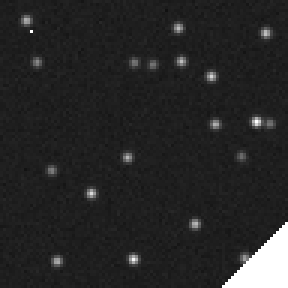
#> input picture fixtures/targets/demo-epochs/frames/f000.png, 96 x 96 px (shown 3 times larger)
$ python -i chemistry.py   (imports and definitions only)
#> lines starting #> are read from the running program, lines starting #| are printed output that depends on the picture; after the words box and inside, x2 and y2 are one past the last pixel; in counts of white or black regions, pixels touching at a corner belong together
"""T93: chemistry maps. Where in a field does a chemical feature absorb or emit?

    python -m pipeline.chemistry data/targets/<id> h2o_ice      # writes <target>/chemistry/h2o_ice.png + .json

For a feature (water ice at 3.05 µm, PAH at 3.3 µm, Brackett-α at 4.05 µm, ...): the image at the feature's
wavelength minus the continuum, interpolated from images just below and just above it. Ordinary stars and smooth
spectra cancel; what is left is the feature: darker = less light than the neighbouring wavelengths (absorption),
brighter = more (emission). Visualization only (Decision 2026-11-14): nothing is classified.

From the SPHEREx exposures themselves, not the display images: every exposure covering the field whose detector
reaches the feature (field-sized cutouts, cached on disk like T85's), IMAGE − ZODI in MJy/sr, flagged pixels left
out, resampled onto the field's north-up grid. SPHEREx's linear variable filters give every *pixel* its own
wavelength (WCS-WAVE), so pixels are sorted per exposure:

- on the feature:  |λ − λ0| <= w_on       (w_on = max(the feature's half-width, half a channel))
- continuum:       w_on + bw/2 <= |λ − λ0| <= w_on + 3 bw    (bw = the channel width there), below and above,
                   leaving out the bright emission features (PAH, hydrogen lines)

Per pixel the median of each group (robust against cosmic rays and passing asteroids), the continuum linearly
interpolated between the medians below and above to λ0 (one side only: that side), then D = on − continuum.
The map shows D in units of its own robust noise over the field: grey 128 = like the continuum, ±5 sigma = black /
white (asinh, so faint structure stays visible).
"""
from __future__ import annotations

import json
import math
import sys
import time
from concurrent.futures import ThreadPoolExecutor
from functools import lru_cache
from pathlib import Path

import numpy as np

# id: (name, centre µm, half-width µm, kind, what it is). Centres as web/spectrum.js FEATURES (T63) + water bands.
FEATURES = {
    "h_alpha": ("Hα", 0.6563, 0.0, "line", "hydrogen's strongest line; at rest below SPHEREx's 0.75 µm, reached from z ≈ 0.15"),
    "pa_beta": ("Pa-β", 1.282, 0.0, "line", "hydrogen emission: hot gas around young or hot stars, nebulae"),
    "h2o_14": ("H₂O 1.4 µm", 1.40, 0.05, "band", "water absorption in cool atmospheres (M/L/T dwarfs)"),
    "pa_alpha": ("Pa-α", 1.8751, 0.0, "line", "strongest near-infrared hydrogen line (blocked from the ground): young stars, nebulae, galaxies, quasars"),
    "h2o_19": ("H₂O 1.9 µm", 1.90, 0.06, "band", "water absorption in cool atmospheres (M/L/T dwarfs)"),
    "br_gamma": ("Br-γ", 2.166, 0.0, "line", "hydrogen emission: hot gas around young or hot stars, nebulae"),
    "co_23": ("CO 2.3 µm", 2.34, 0.05, "band", "CO absorption (2.29–2.39 µm) in cool giants and brown dwarfs"),
    "h2o_ice": ("H₂O ice", 3.05, 0.08, "ice", "water ice on cold dust, against light behind a cloud; in bright nebulae dark can be PAH, not ice"),
    "pah": ("PAH", 3.29, 0.03, "band", "PAH molecules glowing in UV light (star-forming regions, galaxies)"),
    "ch4": ("CH₄", 3.32, 0.08, "band", "methane absorption in T/Y brown dwarfs and giant planets; in nebulae bright = PAH"),
    "ch3oh_ice": ("CH₃OH ice", 3.53, 0.03, "ice", "methanol ice on cold dust"),
    "br_alpha": ("Br-α", 4.052, 0.0, "line", "hydrogen emission: hot gas around young or hot stars, nebulae"),
    "co2_ice": ("CO₂ ice", 4.27, 0.03, "ice", "CO₂ ice on cold dust (a main SPHEREx goal)"),
    "co_ice": ("CO", 4.67, 0.03, "ice", "CO ice on very cold dust; CO gas in cool atmospheres"),
}
# T107: ready-made combinations for kinds of places, each tried on real fields (tasks/T107). Visualization only
# (Decision 2026-11-14): `looks_for` says where to look, `read` what the colours mean, `caveats` what fools it;
# nothing is classified. Features in wavelength order = colour order (blue, green, red).
# T127: `group` "object" (a kind of object, tasks/T127) or "place" (T107); `needs_z`: only at the object's redshift.
# T128: `expects`: the SIMBAD types a known one has ("galaxies" = GALAXY_OTYPES); candidates of another type or
# none at all are listed first.
PRESETS = [
    {"id": "brown_dwarfs", "group": "object", "expects": ["BD*", "BD?", "LM*", "LM?"], "name": "Brown dwarfs", "features": ["h2o_14", "h2o_19", "ch4"],
     "looks_for": "brown dwarfs: too cool to be stars; water and methane in their atmospheres",
     "read": "White = water + methane (T/Y dwarf) · cyan = water only (M/L dwarf, cool giant) · red only = methane (coldest)",
     "caveats": "black/white pairs at bright stars (sharpness); red in nebulae = PAH glow",
     "try": {"name": "Epsilon Indi B (two brown dwarfs)", "ra": 331.0966, "dec": -56.8007, "size": 15},
     "tested": "Epsilon Indi B: a white dot at the centre (dark at all three); the bright star Eps Ind A beside it "
               "leaves a big cyan halo (its light). WISE 0855: nothing, too faint for these maps"},
    {"id": "young_stars", "group": "object", "expects": ["TT*", "TT?", "Y*O", "Y*?", "Or*", "Ae*", "Ae?", "pr*", "pr?", "Em*"], "name": "Young stars still growing", "features": ["pa_beta", "pa_alpha", "br_alpha"],
     "looks_for": "young stars still pulling in gas, which glows in hydrogen lines",
     "read": "Bright dot = hydrogen glowing at the star, often Pa-α only (green) · redder = more dust in front",
     "caveats": "a one-colour halo around a bright star is its light; these stars vary",
     "try": {"name": "RW Aurigae", "ra": 76.9566, "dec": 30.4013, "size": 15},
     "tested": "RW Aurigae: a green dot (Pa-α) on the star; some other bright stars leave small green dots too"},
    {"id": "cool_giants", "group": "object", "expects": ["Mi*", "Mi?", "LP*", "LP?", "AB*", "AB?", "C*", "C*?", "S*", "S*?", "RG*", "OH*", "OH?", "sr*", "s*r"], "name": "Pulsating cool giants", "features": ["h2o_14", "h2o_19", "co_23"],
     "looks_for": "cool giants near their end (Miras): water and CO in their atmospheres",
     "read": "White = water + CO · cyan = water · their glow carries the colours too",
     "caveats": "the brightest saturate: empty core with a ring",
     "try": {"name": "R Draconis", "ra": 248.1672, "dec": 66.755, "size": 15},
     "tested": "R Draconis: the core saturates (hole); the glow of its light around it is green / cyan (deep water "
               "absorption); CO (red) unclear there"},
    {"id": "protostars", "group": "object", "expects": ["Y*O", "Y*?", "TT*", "TT?", "Or*", "pr*", "pr?", "Ae*", "Ae?", "HH", "IR", "MIR", "FIR", "smm"], "name": "Protostars in ice clouds", "features": ["h2o_ice", "br_alpha", "co2_ice"],
     "looks_for": "stars forming inside cold clouds: ice around them absorbs, infalling gas glows",
     "read": "Magenta = water + CO₂ ice toward a star · green = hydrogen (Br-α) · green in magenta = a growing protostar",
     "caveats": "ice shows only against light behind it; blue alone in a nebula = PAH glow",
     "try": {"name": "ρ Ophiuchi dark cloud (L1688)", "ra": 246.79, "dec": -24.54, "size": 30},
     "tested": "ρ Oph: red (CO₂ ice) along the dark filaments with magenta dots on them: stars seen through or inside "
               "the ice; the nebula at the top right white (Br-α with the others); blue stripes are exposure edges"},
    {"id": "starburst", "group": "object", "expects": "galaxies", "name": "Star-forming galaxies", "features": ["pa_beta", "pah", "br_alpha"],
     "needs_z": True,
     "looks_for": "galaxies forming many stars: hydrogen gas and PAH lit by young stars",
     "read": "White = all three (starburst) · green only = PAH without much ionised gas",
     "caveats": "needs the galaxy's redshift; a small galaxy is one dot",
     "try": {"name": "NGC 6240 (two merging galaxies)", "ra": 253.2454, "dec": 2.4009, "size": 15},
     "tested": "NGC 6240 at z = 0.0247 (filled in from SIMBAD): a yellow-green dot (PAH and Br-α), Pa-β weak"},
    {"id": "quasars", "group": "object", "expects": ["QSO", "Q?", "Bla", "Bz?", "BLL", "BL?", "AGN", "AG?", "Sy1", "Sy2", "SyG", "LIN", "LeQ"], "name": "Quasars", "features": ["h_alpha", "pa_beta", "pa_alpha"],
     "needs_z": True,
     "looks_for": "quasars: gas around a giant black hole shining in broad, redshifted hydrogen lines",
     "read": "White dot = all three lines at the quasar's redshift; otherwise it looks like a star",
     "caveats": "needs the quasar's redshift (z box); Hα only from z ≈ 0.15",
     "try": {"name": "3C 273 (the first quasar found)", "ra": 187.2779, "dec": 2.0524, "size": 15},
     "tested": "3C 273 at z = 0.158 (filled in from SIMBAD): a white dot in all three lines, alone in the field"},
    {"id": "ionised_gas", "group": "place", "name": "Ionised gas", "features": ["pa_beta", "br_gamma", "br_alpha"],
     "looks_for": "hot hydrogen gas around young or hot stars (H II regions)",
     "read": "White = gas in the open · redder = more dust in front · red only = gas deep in a cloud",
     "caveats": "a one-colour halo around a bright star is its light; the brightest cores saturate (black)",
     "try": {"name": "Orion Nebula (M42 and M43)", "ra": 83.8221, "dec": -5.3911, "size": 20},
     "tested": "Orion: M42 white, M43 redder; ρ Oph: only Br-α (red) around the embedded star S1"},
    {"id": "cloud_ices", "group": "place", "name": "Ices in cold clouds", "features": ["h2o_ice", "co2_ice", "co_ice"],
     "looks_for": "ice on dust in dark clouds, against the light behind",
     "read": "Brighter = deeper · yellow (CO₂ + CO) = cold dense parts · white = all three",
     "caveats": "blue alone in a nebula = PAH glow; straight stripes = exposure edges; nothing behind = nothing shows",
     "try": {"name": "ρ Ophiuchi dark cloud (L1688)", "ra": 246.79, "dec": -24.54, "size": 30},
     "tested": "ρ Oph: green/yellow along the dense filaments of the dark cloud; Orion and NGC 7023: blue or green "
               "over the bright nebula (PAH, the caveat)"},
    {"id": "cloud_edge", "group": "place", "name": "Lit cloud edges", "features": ["pah", "br_alpha", "co2_ice"],
     "looks_for": "where starlight meets a cloud: lit surface, ionised gas, icy inside",
     "read": "Blue = PAH on lit surfaces · green = ionised gas (Br-α) · red = CO₂ ice inside · cyan = near the stars",
     "caveats": "colours mix and saturate in big H II region cores (Orion)",
     "try": {"name": "Iris Nebula (NGC 7023)", "ra": 315.40, "dec": 68.17, "size": 20},
     "tested": "NGC 7023: PAH (blue) fills the reflection nebula, ice (red) in the cloud beside it; ρ Oph: ice "
               "inside the cloud, PAH on the side facing the bright stars; Orion: unclear"},
]
# T109: a receding source's features arrive at λ(1 + z). A map can be made at a redshift: the feature window, its
# continuum and the bright lines kept out of it all move. Milky Way objects (|cz| < ~300 km/s) need none; galaxies
# from cz ≈ 1 300 km/s on (Br-α; ~4 000 km/s for PAH and Pa-β) miss the rest-wavelength window without it.
Z_MAX = 1.0
Z_STEP = 1e-4                # z is kept to 4 decimals (30 km/s): the file key, the cache, the layer name
SPHEREX_MAX_UM = 5.02        # the longest wavelength SPHEREx sees (band 6 ends at 5.0 µm)
SPHEREX_MIN_UM = 0.75        # T127: the shortest (band 1 starts at 0.75 µm); Hα at rest lies below it
CONT_CHANNELS = 3.0          # continuum reaches this many channel widths beyond the feature (+ half a channel gap)
SIGMA_SPAN = 5.0             # ±this many sigma = black / white
THREADS = 8
VERSION = 1


# [123 lines left out: functions _grid, sample_exposure, _other_features, z_of, map_key, parse_key and 2 more, not called in this run]


SMOOTH_PX = 0.8              # T121: Gaussian sigma (field pixels, 6.15″) after a 3 × 3 median
HOLE_FILL = 0.6              # T121: a pixel without data is filled when this much of its Gaussian neighbourhood has data


def smooth(grey: np.ndarray, cov: np.ndarray, sigma: float = SMOOTH_PX) -> tuple[np.ndarray, np.ndarray]:
    """T121: a grey map (128 = like the continuum) without its pixel speckle, for display: a 3 × 3 median (single
    hot / cold pixels, star residuals; outside the coverage counts as 128) and a light Gaussian normalised over the
    covered pixels, so edges stay where they are. Holes of a pixel or two inside the coverage are filled from their
    neighbours; big ones (saturated nebula cores) stay empty. Returns (grey, coverage); ~0.4 s for an 86′ field."""
#> called with sigma = 0.8
    from scipy.ndimage import gaussian_filter, median_filter
    if sigma <= 0 or not cov.any():
        return grey, cov
    med = median_filter(np.where(cov, grey, 128.0).astype(np.float32), 3, mode="nearest")
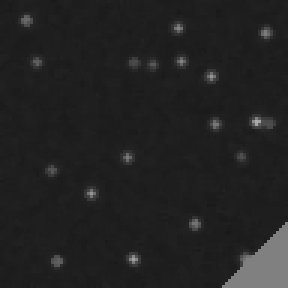
#> med: shape (96, 96) float32 (shown 3 times larger); min 25, max 171, mean 34.4
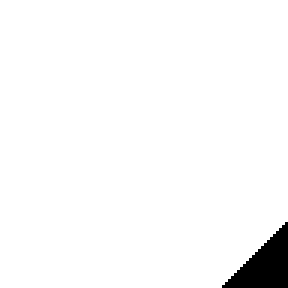
#> cov: shape (96, 96) bool (shown 3 times larger); 97.3% white; 1 black region, box (x1, y1, x2, y2) and area: (74, 74, 96, 96) 253
    num = gaussian_filter(np.where(cov, med - 128.0, 0.0).astype(np.float32), sigma)
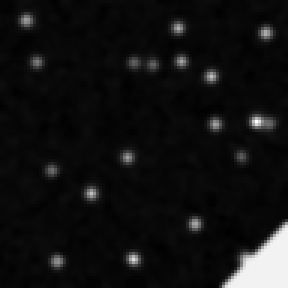
#> num: shape (96, 96) float32 (shown 3 times larger); min -101.2, max 5.09, mean -93.61; drawn with min black and max white
    den = gaussian_filter(cov.astype(np.float32), sigma)
    out_cov = cov | (den >= HOLE_FILL)
    # values also just past the coverage (from the covered neighbours): the map tiles sample bilinearly, and a
    # neutral 128 there would draw a grey rim around holes and edges
    out = np.where(den > 1e-3, 128.0 + num / np.maximum(den, 1e-3), 128.0).astype(np.float32)
    return out, out_cov


def load_map(path: Path) -> tuple[np.ndarray, np.ndarray]:
    """T121: a saved grey map as shown (smoothed): (grey float32, coverage bool); kept in memory per file version."""
    path = Path(path)
    return _load_map(str(path), path.stat().st_mtime, SMOOTH_PX)


@lru_cache(maxsize=8)        # T143: was 32; the map server keeps the maps it draws in its own memory budget (hips.py)
def _load_map(path: str, mtime: float, sigma: float):
    from PIL import Image
    a = np.asarray(Image.open(path).convert("LA"), np.float32)
    grey, cov = smooth(a[..., 0], a[..., 1] > 0, sigma)
    grey.flags.writeable = cov.flags.writeable = False          # shared between callers
    return grey, cov


# [4 lines left out: function relevant, not called in this run]


# The reprojection is independent of the chemical feature and redshift. Persist it
# once per exposure/grid, so switching profiles reuses overlapping wavelengths.
SAMPLE_VERSION = 1


# [101 lines left out: functions cached_sample, compute, not called in this run]


# ---------- T109: redshift of the galaxies in a field (SIMBAD) ----------

Z_MIN_GALAXY = 0.001         # below this (cz < 300 km/s) a redshift is a Milky Way velocity: no shift needed
Z_LIST = 8


REDSHIFT_VERSION = 4     # T131: shared cache retains up to 200 catalogue redshifts
# SIMBAD object types that are galaxies, quasars or groups / clusters of galaxies (condensed otype codes)
GALAXY_OTYPES = {"G", "G?", "GiC", "GiG", "GiP", "BiC", "IG", "PaG", "PoG", "SBG", "SyG", "Sy1", "Sy2", "AGN", "AG?",
                 "LIN", "QSO", "Q?", "Bla", "Bz?", "BLL", "BL?", "rG", "H2G", "LSB", "bCG", "EmG", "ClG", "C?G", "GrG",
                 "CGG", "LeG", "LeQ", "LeI", "LI?"}


# [43 lines left out: function galaxy_redshifts, not called in this run]


# ---------- T96: several features as one colour picture ----------

# The direction that matters for each feature in a combined picture: the hydrogen lines and PAH glow (emission),
# the ices and the water bands absorb.
SHOWS = {k: "emission" if v[3] == "line" or k == "pah" else "absorption" for k, v in FEATURES.items()}
COMBINE_MAX = len(FEATURES)   # T108: any number (was 3, Mati 2026-11-15)


def _hue_colours(n: int) -> tuple:
    """n colours by wavelength, shortest first. 2 = cyan + red, 3 = blue + green + red (T96): independent, so every
    mix can be read back (red + green = yellow). From 4 on: hues evenly from blue (240°) through cyan, green and
    yellow to red (0°), full brightness; then a mix can look like another feature's own colour."""
    import colorsys
    if n == 2:
        return ((0, 1, 1), (1, 0, 0))
    return tuple(tuple(round(v, 3) for v in colorsys.hsv_to_rgb((240 - 240 * i / (n - 1)) / 360, 1, 1)) for i in range(n))


# Colours by wavelength, shortest first, as in narrow-band images (and T89's false colour: blue short, red long).
COMBINE_COLOURS = {n: _hue_colours(n) for n in range(2, COMBINE_MAX + 1)}
_FLOOR = math.asinh(1.0) / math.asinh(SIGMA_SPAN)    # 1 noise level in the grey maps' stretch: weaker = black


# [39 lines left out: functions combo, strength, combined_map, not called in this run]


# ---------- T128: candidates, the spots where a picture's features show ----------

CAND_MAX = 25                # spots listed
CAND_SHOW = 2.0              # a feature "shows" at a spot from this many noise levels (its direction)
CAND_SINGLE = 3.0            # one map alone: from this many
CAND_PAIR = 0.6              # the opposite direction this strong (relative) within CAND_R px: a sharpness pair
CAND_R = 3                   # px (6.15″): the spot's neighbourhood for pairs, compactness, duplicates
CAND_EDGE = 3                # px kept away from the coverage edge and from empty (saturated) holes, whose rims ring
MATCH_ARCSEC = 10.0          # a catalogue source this close names the spot
CAND_COMPACT = 0.2           # compact: under this share of the 11 × 11 px around a spot is above half its strength
CAND_EXT_WEIGHT = 0.7        # extended spots rank with this share of their strength (a halo below the dwarf beside it)
CAND_EXT = 5                 # extended spots (a bright star's halo, a nebula) merge over CAND_EXT × the radius (~1.5′)
NEAR_ARCMIN, NEAR_MAG = 3.0, 9.0   # an unnamed extended spot this close to a star this bright: "near" it (its halo)


def sigmas(grey: np.ndarray) -> np.ndarray:
    """T128: noise levels from a grey map (the inverse of to_grey's asinh stretch; black / white = about ±5)."""
    return np.sinh((np.asarray(grey, np.float32) - 128.0) / 127.0 * math.asinh(SIGMA_SPAN))


# [107 lines left out: functions _label_positions, candidates, main, not called in this run]


# [2 lines not run here, left out]

>>> result = load_map('../fixtures/targets/demo-epochs/frames/f000.png')

$ run again, on fixtures/targets/demo-epochs/frames/f004.png
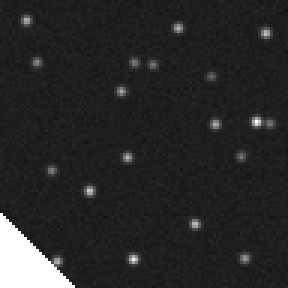
#> input picture fixtures/targets/demo-epochs/frames/f004.png, 96 x 96 px (shown 3 times larger)
#> in smooth, `med = median_filter(np.where(cov, grey, 128.0).astype(np.float32), 3, ..`:
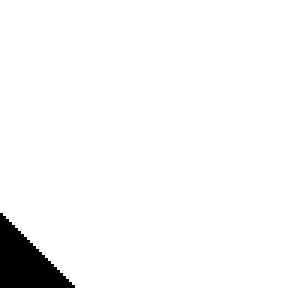
#> cov: shape (96, 96) bool (shown 3 times larger); 96.5% white; 1 black region, box (x1, y1, x2, y2) and area: (0, 71, 25, 96) 325
#> in smooth, `num = gaussian_filter(np.where(cov, med - 128.0, 0.0).astype(np.float3..`:
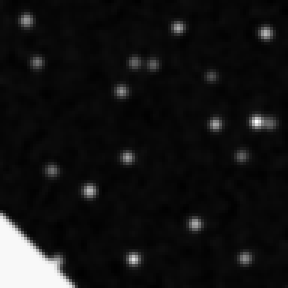
#> num: shape (96, 96) float32 (shown 3 times larger); min -101.1, max 2.58, mean -92.91; drawn with min black and max white

$ run again, on fixtures/targets/demo-epochs/frames/f006.png
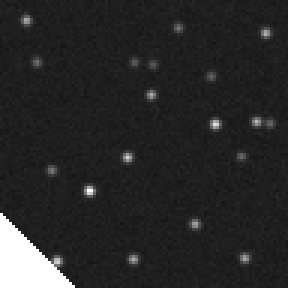
#> input picture fixtures/targets/demo-epochs/frames/f006.png, 96 x 96 px (shown 3 times larger)
#> in smooth, `med = median_filter(np.where(cov, grey, 128.0).astype(np.float32), 3, ..`:
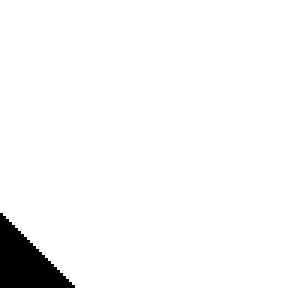
#> cov: shape (96, 96) bool (shown 3 times larger); 96.5% white; 1 black region, box (x1, y1, x2, y2) and area: (0, 71, 25, 96) 325
#> in smooth, `num = gaussian_filter(np.where(cov, med - 128.0, 0.0).astype(np.float3..`:
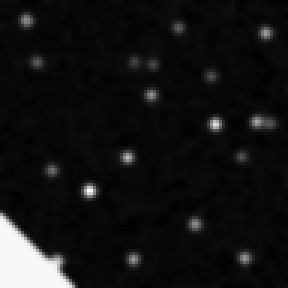
#> num: shape (96, 96) float32 (shown 3 times larger); min -101.1, max 2.63, mean -93.03; drawn with min black and max white
